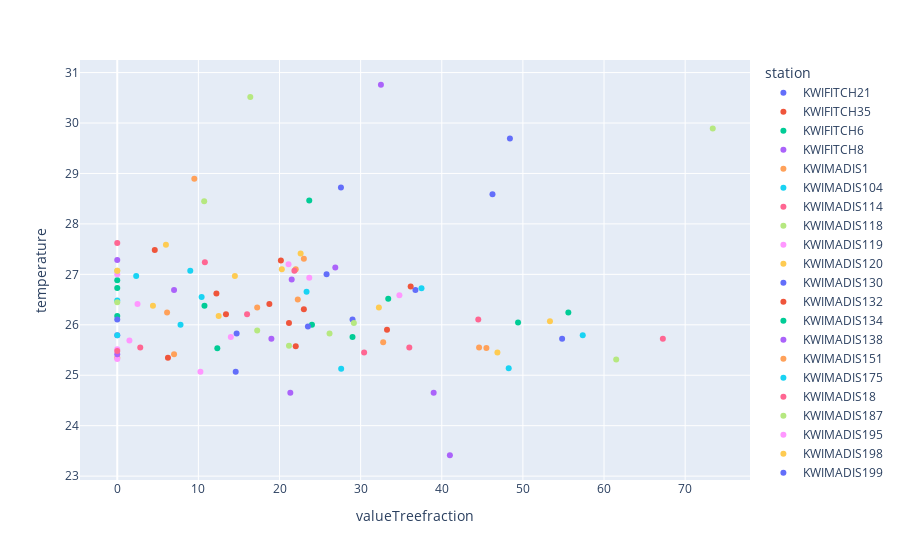

Notebook source saved alongside this figure:
### Code cell
pe.scatter(grouped_data.query("hour==12"),
                     x="valueTreefraction", 
                     y="temperature", 
                     color='station', 
                     
                     hover_data=['station','temperature','valueImperviousfraction','hour'])

# plt.scatter(grouped_data.query("hour==12").valueTreefraction, grouped_data.query("hour==12").temperature)
